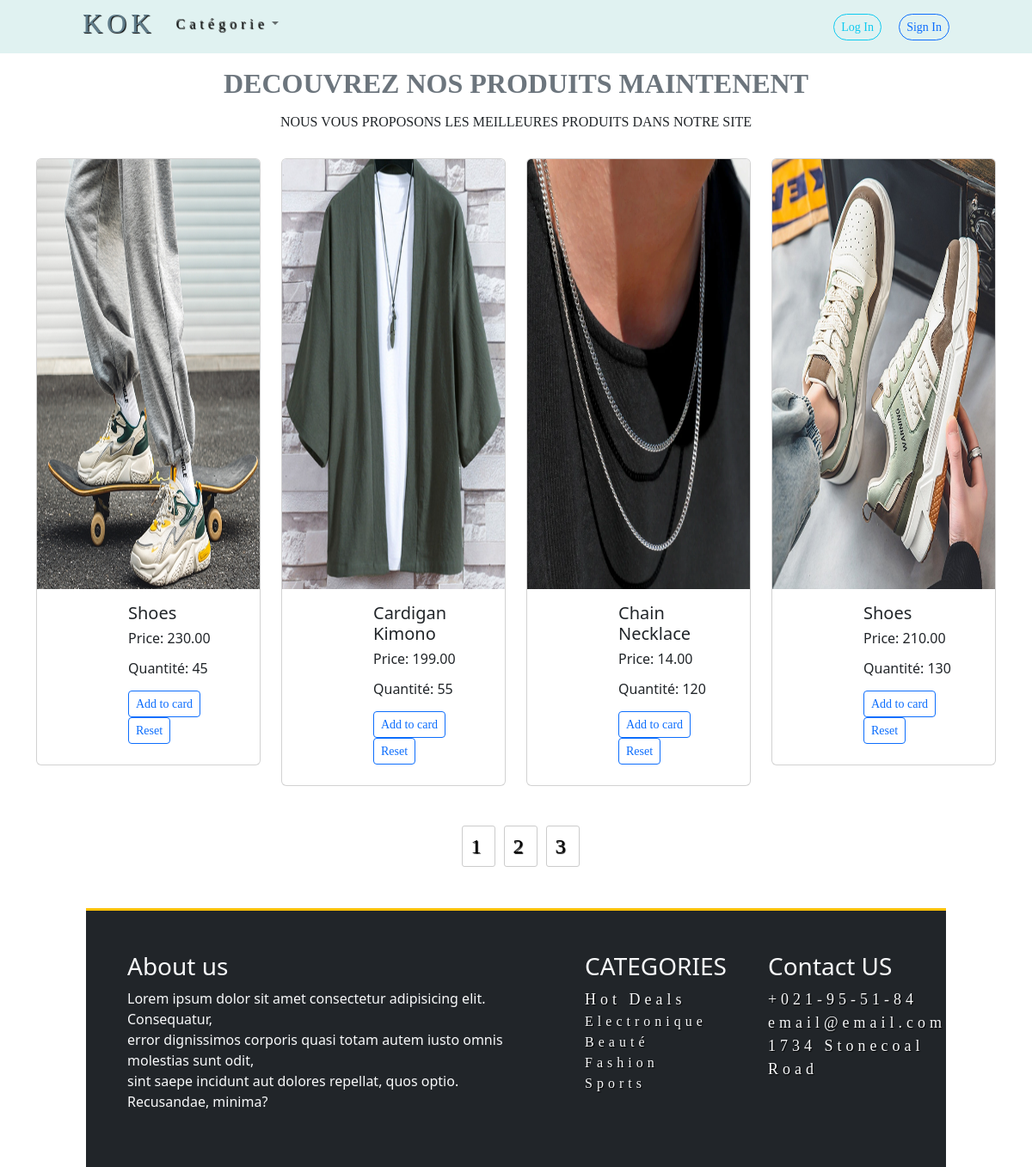
/?page=3, run on the app's committed database.
### tables this page shows
CREATE TABLE `produit` (
  `num_P` int(11) NOT NULL,
  `ID_Categ` int(11) DEFAULT NULL,
  `libelle` varchar(255) DEFAULT NULL,
  `pu` decimal(10,2) DEFAULT NULL,
  `qte_stk` int(11) DEFAULT NULL,
  `url_img` varchar(255) DEFAULT NULL
);

### index.php (the view, shortened to what this page needs)
<?php
include 'connex.php';
?>
<!DOCTYPE html>
<html lang="en">
<head>
    <link rel="stylesheet" href="bootstrap-5.2.2-dist/css/bootstrap.min.css">
</head>
<body
>
<div id="div" class="container">
<nav class="navbar navbar-expand-sm justify-content-between px-5 fixed-top" style="background-color:#e0f2f1;">
        <div class="d-flex">
            <a href="#" class="h2  ms-5 me-3">KOK</a>
            <ul class="navbar-nav">
                <li class="nav-item dropdown">
                    <a class="nav-link dropdown-toggle" data-bs-toggle="dropdown" href="#">Catégorie</a>
                </li>
            </ul></div>
            <form action="" class=" mx-5" method="post">
            <a href="logIn.php"><input type="submit" value="Log In" name="login" class="btn btn-outline-info btn-sm rounded-pill me-3"></a>
            <a href="SignIn.php"><input type="submit" value="Sign In" name="signin" class="btn btn-outline-primary btn-sm rounded-pill"></a>
        </form>
  </nav>
  <main>
          <h2 style="font-family:Arial Rounded MT Bold;" class="text-secondary fw-bold text-center mt-5 text-uppercase">Decouvrez nos Produits Maintenent</h2>
          <h6 style="font-family: Garamond;" class="text-center my-3">NOUS VOUS PROPOSONS LES MEILLEURES PRODUITS DANS NOTRE SITE</h6>
</div>
<?php
$sql = "SELECT * FROM Produit";
$statement = $pdo->prepare($sql);
$statement->execute();
$results = $statement->fetchAll();
    ?>
    <?php
include 'connex.php';
    $perPage = 4;
$page = isset($_GET['page']) ? $_GET['page'] : 1;
$offset = ($page - 1) * $perPage;
$sql = "SELECT * FROM Produit LIMIT $perPage OFFSET $offset";
$statement = $pdo->prepare($sql);
$statement->execute();
$results = $statement->fetchAll();
$countSql = "SELECT COUNT(*) AS total FROM Produit";
$countStatement = $pdo->prepare($countSql);
$countStatement->execute();
$countRow = $countStatement->fetch(PDO::FETCH_ASSOC);
$totalItems = $countRow['total'];
$totalPages = ceil($totalItems / $perPage);
?>
<div class="container">
        <div class="row">
<?php foreach ($results as $row): ?>
                <div class="col-md-4 my-3 w-25">
                    <div class="card">
                        <img src="<?php echo $row['url_img']; ?>" class="card-img-top" alt="Product Image">
                        <div class="card-body cards h6">
                            <h5 class="card-title"><?php echo $row['libelle']; ?></h5>
                            <p class="card-text">Price: <?php echo $row['pu']; ?></p>
                            <p class="card-text">Quantité: <?php echo $row['qte_stk']; ?></p>
                            <a href="ajouterProd.php"><input type="submit" value="Add to card" class="btn btn-outline-primary btn-sm"></a>
                            <a href="suppProd.php"><input type="submit" value="Reset" class="btn btn-outline-primary btn-sm"></a>
                        </div>
                    </div>
                </div>
            <?php endforeach; ?>
        </div>
    </div>
    <?php
echo '<div class="pagination">';
for ($i = 1; $i <= $totalPages; $i++) {
    echo '<a href="?page=' . $i . '">' . $i . '</a>';
}
echo '</div>';
?>
    <footer style="padding-left:100px;padding-right:100px;">
    <div class="border-top mt-5 border-warning border-3 bg-dark d-flex  ">
    <div class="my-5 ms-5">
        <h3 class="text-light">About us</h3>
        <p class="text-light">Lorem ipsum dolor sit amet consectetur adipisicing elit. Consequatur,<br> error dignissimos corporis quasi totam autem iusto omnis molestias sunt odit,<br> sint saepe incidunt aut dolores repellat, quos optio. Recusandae, minima?</p>
    </div>
    <div class="my-5 ms-5">
        <h3 class="text-light">CATEGORIES</h3>
           <a href="#" class="text-light">Hot Deals</a>
            <a href="#" class="nav-link text-light">Electronique</a>
            <a href="#" class="nav-link text-light">Beauté</a>
            <a href="#" class="nav-link text-light">Fashion</a>
            <a href="#" class="nav-link text-light">Sports</a>
    </div>
    <div class="my-5 ms-5">
        <h3 class="text-decoration-none text-light">Contact US</h3>
        <div><a href="" class="text-decoration-none text-light">+021-95-51-84</a></div>
        <div><a href="#" class="text-decoration-none text-light"> email@email.com</a></div>
        <div><a href="#" class="text-decoration-none text-light">1734 Stonecoal Road</a></div>
    </div>
</div>
    </footer>
</body>
</html>

### index.php (style rules this page uses)
a { font-family: "Times New Roman", Times, serif; font-size:large; color:#607d8b; text-decoration:none; letter-spacing: 5px; text-shadow: 1px 1px 1px rgba(0, 0, 0, 3); }
img { width: 200px; height: 500px; }
.cards { margin-left:90px; }
.pagination { display: flex; justify-content: center; margin-top: 30px; }
.pagination a { margin-left: 10px; font-size: 1.5em; text-decoration: none; color: #000; border: 1px solid #ccc; padding: 5px 10px; border-radius: 3px; }

### data on the page
produit: url_img (picture), libelle "Shoes", pu "230.00", qte_stk "45"
produit: url_img (picture), libelle "Cardigan Kimono", pu "199.00", qte_stk "55"
produit: url_img (picture), libelle "Chain Necklace", pu "14.00", qte_stk "120"
produit: url_img (picture), libelle "Shoes", pu "210.00", qte_stk "130"
